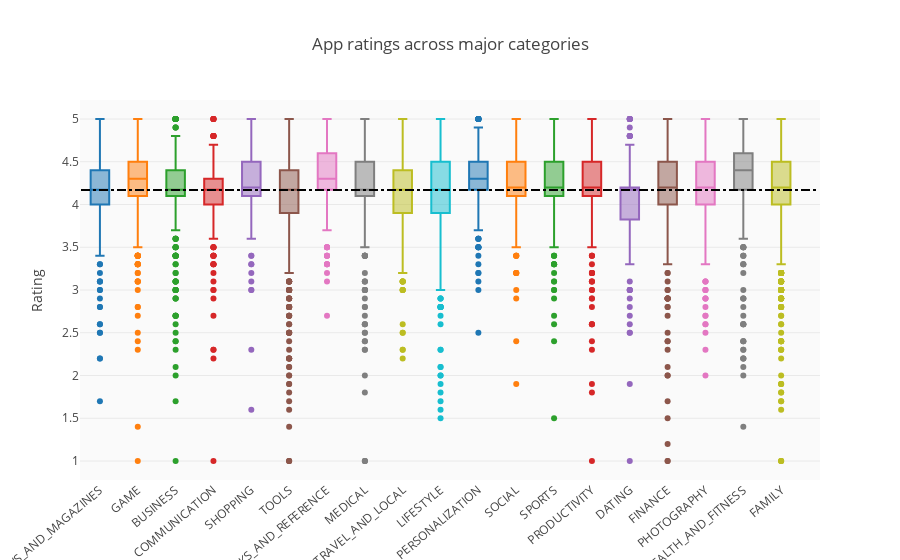

The cell this chart's notebook holds for it:
### Code cell
groups = df.groupby('Category').filter(lambda x: len(x) >= 170).reset_index()
#print(type(groups.item.['BUSINESS']))
print('Average rating = ', np.nanmean(list(groups.Rating)))
#print(len(groups.loc[df.Category == 'DATING']))
c = ['hsl('+str(h)+',50%'+',50%)' for h in np.linspace(0, 720, len(set(groups.Category)))]


#df_sorted = df.groupby('Category').agg({'Rating':'median'}).reset_index().sort_values(by='Rating', ascending=False)
#print(df_sorted)

layout = {'title' : 'App ratings across major categories',
        'xaxis': {'tickangle':-40},
        'yaxis': {'title': 'Rating'},
          'plot_bgcolor': 'rgb(250,250,250)',
          'shapes': [{
              'type' :'line',
              'x0': -.5,
              'y0': np.nanmean(list(groups.Rating)),
              'x1': 19,
              'y1': np.nanmean(list(groups.Rating)),
              'line': { 'dash': 'dashdot'}
          }]
          }

data = [{
    'y': df.loc[df.Category==category]['Rating'], 
    'type':'box',
    'name' : category,
    'showlegend':False,
    #'marker': {'color': 'Set2'},
    } for i,category in enumerate(list(set(groups.Category)))]



plotly.offline.iplot({'data': data, 'layout': layout})

### Figure 1 — Plotly figure (JSON) as saved in the notebook; plotly's stock layout.template omitted (floating-point values rounded to 4 significant figures; data arrays with more than 128 entries replaced by an {"elided": "..."} marker saying what was removed)
{"data": [{"name": "NEWS_AND_MAGAZINES", "showlegend": false, "type": "box", "uid": "e8a75c40-53f5-4663-a67c-4b2085841317", "y": {"elided": "254 float values"}}, {"name": "GAME", "showlegend": false, "type": "box", "uid": "7f72bcb2-9040-470e-a3fa-f4169a9780fc", "y": {"elided": "959 float values"}}, {"name": "BUSINESS", "showlegend": false, "type": "box", "uid": "d2c8c964-3aa9-453a-8b4e-1671a8eb52ab", "y": {"elided": "420 float values"}}, {"name": "COMMUNICATION", "showlegend": false, "type": "box", "uid": "95667843-e939-438e-973e-bd704eb2ae29", "y": {"elided": "315 float values"}}, {"name": "SHOPPING", "showlegend": false, "type": "box", "uid": "7af8ce42-37e3-400e-abd4-463e62dadc5b", "y": {"elided": "202 float values"}}, {"name": "TOOLS", "showlegend": false, "type": "box", "uid": "8e437bce-61a4-4655-9cd1-a52e673319be", "y": {"elided": "827 float values"}}, {"name": "BOOKS_AND_REFERENCE", "showlegend": false, "type": "box", "uid": "452579d2-13d3-4284-97c2-c6b3beb8fff2", "y": {"elided": "222 float values"}}, {"name": "MEDICAL", "showlegend": false, "type": "box", "uid": "674c7cb5-b899-4380-a23d-6755c0013fac", "y": {"elided": "395 float values"}}, {"name": "TRAVEL_AND_LOCAL", "showlegend": false, "type": "box", "uid": "e609856e-66b1-476c-b9d6-e4d1b0e808b1", "y": {"elided": "219 float values"}}, {"name": "LIFESTYLE", "showlegend": false, "type": "box", "uid": "a9cd93cf-83b0-4df7-b81c-8bdb61dfdc1b", "y": {"elided": "369 float values"}}, {"name": "PERSONALIZATION", "showlegend": false, "type": "box", "uid": "15f024dc-0dc3-4e52-a533-806f5c315e2d", "y": {"elided": "376 float values"}}, {"name": "SOCIAL", "showlegend": false, "type": "box", "uid": "749f056d-0931-48fd-a656-f9a9783a0024", "y": {"elided": "239 float values"}}, {"name": "SPORTS", "showlegend": false, "type": "box", "uid": "01f3b785-e437-454e-83fc-a21ec330bf08", "y": {"elided": "325 float values"}}, {"name": "PRODUCTIVITY", "showlegend": false, "type": "box", "uid": "98f9d397-122f-4d71-b65f-d5dc018cfac1", "y": {"elided": "374 float values"}}, {"name": "DATING", "showlegend": false, "type": "box", "uid": "8906fe74-0b4a-48e4-9057-ec08645dcbb1", "y": {"elided": "171 float values"}}, {"name": "FINANCE", "showlegend": false, "type": "box", "uid": "2916534b-f257-48e7-a33e-4132934c7e7b", "y": {"elided": "345 float values"}}, {"name": "PHOTOGRAPHY", "showlegend": false, "type": "box", "uid": "281e512a-7b4c-4bd8-883c-9860e9bac3c2", "y": {"elided": "281 float values"}}, {"name": "HEALTH_AND_FITNESS", "showlegend": false, "type": "box", "uid": "6bb57d89-6424-4e5c-b2cd-eab5fa17a637", "y": {"elided": "288 float values"}}, {"name": "FAMILY", "showlegend": false, "type": "box", "uid": "ff6ac898-02b6-4251-ba34-4a8819dbc6cc", "y": {"elided": "1832 float values"}}], "layout": {"plot_bgcolor": "rgb(250,250,250)", "shapes": [{"line": {"dash": "dashdot"}, "type": "line", "x0": -0.5, "x1": 19, "y0": 4.171, "y1": 4.171}], "title": {"text": "App ratings across major categories"}, "xaxis": {"tickangle": -40}, "yaxis": {"title": {"text": "Rating"}}}}
